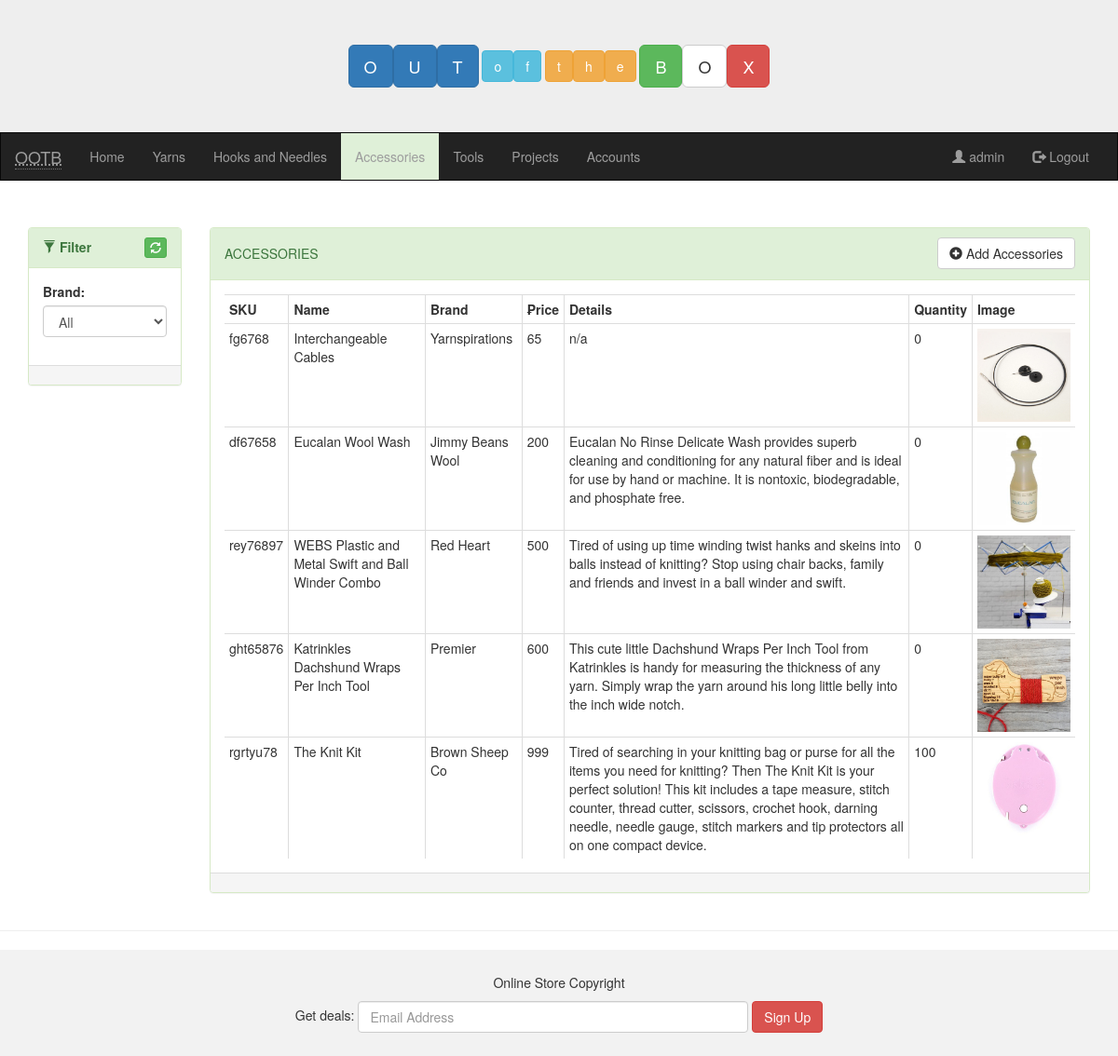
Screenshot of /ootb/admin/accessories/index.php (signed in) with the database file from the repository.
### tables this page shows
CREATE TABLE `ootb_accessories` (
  `product_id` int(11) NOT NULL,
  `product_sku` varchar(250) NOT NULL,
  `product_name` varchar(250) NOT NULL,
  `product_brand` varchar(250) NOT NULL,
  `product_details` varchar(1000) NOT NULL,
  `product_price` varchar(250) NOT NULL,
  `product_quantity` varchar(250) NOT NULL,
  `product_image` varchar(1000) NOT NULL
);

### ootb/admin/accessories/index.php (the view, shortened to what this page needs)
<!DOCTYPE html>
<html lang="en">
<?php
 include("../../include/db.php");
  ?>
<head>
  <link rel="stylesheet" href="https://maxcdn.bootstrapcdn.com/bootstrap/3.3.7/css/bootstrap.min.css">
</head>
<body>
<div class="jumbotron">
  <div class="container text-center">
    <?php include('../../include/header.php'); ?>
  </div>
</div>
<nav class="navbar navbar-inverse">
  <div class="container-fluid">
    <div class="navbar-header">
      <a class="navbar-brand" href="#"><abbr title="Out of the Box">OOTB</abbr></a>
    </div>
    <div class="collapse navbar-collapse" id="myNavbar">
      <ul class="nav navbar-nav">
        <li><a href="../">Home</a></li>
        <li><a href="../yarns">Yarns</a></li>
        <li><a href="../hooks_needles">Hooks and Needles</a></li>
        <li class="bg-success"><a href="#">Accessories</a></li>
        <li><a href="../tools">Tools</a></li>
        <li><a href="../projects">Projects</a></li>
        <li><a href="../accounts">Accounts</a></li>
      </ul>
      <ul class="nav navbar-nav navbar-right">
        <li><a href="#admin"><span class="glyphicon glyphicon-user"></span> <?php echo $_SESSION['login_user']; ?></a></li>
        <li>
          <a href="../../include/logout_exe.php">
          <span class="glyphicon glyphicon-log-out"></span>
           Logout
           </a>
         </li>
      </ul>
    </div>
  </div>
</nav>
<div class="container">
  <div class="row">
    <div class="col-sm-2">
            <div class="panel panel-success">
              <div class="panel-heading">
                <div class="row">
                      <div class="col-sm-8"><b><span class="glyphicon glyphicon-filter"></span> Filter</b></div>
                      <div class="col-sm-4"><a href="http://localhost/ootb/admin/accessories/" class="btn btn-xs btn-success pull-right"><span class="glyphicon glyphicon-refresh"></span></a></div>
                 </div>
              </div>
              <div class="panel-body table-responsive">
                <form>
                  <div class="form-group">
                     <label for="filter_brand">Brand:</label>
                    <select class="form-control filteryarn" id="filter_brand">
                      <option value="all">All</option>
                    </select>
                  </div>
                </form>
              </div>
              <div class="panel-footer"></div>
            </div>
    </div>
    <div class="col-sm-10">
      <div class="panel panel-success">
        <div class="panel-heading">
        <div class="row">
            <div class="col-sm-6">
               <h5>ACCESSORIES</h5>
            </div>
            <div class="col-sm-6">
                <button type="button" class="btn btn-default pull-right" data-toggle="modal" data-target="#myModal3" data-backdrop="static"><span class="glyphicon glyphicon-plus-sign"></span> Add Accessories</button>
            </div>
        </div>
        </div>
        <div class="panel-body table-responsive">
          <table class="table table-condensed table-hover table-bordered">
            <tr>
              <th>SKU</th>
              <th>Name</th>
              <th>Brand</th>
              <th>&#8369rice </th>
              <th>Details</th>
              <th>Quantity</th>
              <th>Image</th>
            </tr>
                          <?php
                    if (isset($_GET['Filter'])) {
                        if ($_GET['brand'] == "all") {
                        $pbrand = "";
                        }else{
                        $pbrand = $_GET['brand'];
                        }
                        $typequery = mysqli_query($con,"SELECT * FROM `ootb_accessories` WHERE product_brand LIKE'%$pbrand%'");
                    }else{
                            $typequery = mysqli_query($con,"SELECT * FROM `ootb_accessories`");
                    }
                            while ($row = mysqli_fetch_assoc($typequery)) { ?>
                            <tr data-toggle="modal" data-target="#myModaledit" class="medit" data-backdrop="static"
                             data-id="<?php echo $row['product_id']; ?>" data-sku="<?php echo $row['product_sku']; ?>" data-name="<?php echo $row['product_name']; ?>" data-brand="<?php echo $row['product_brand']; ?>" data-price="<?php echo $row['product_price']; ?>" data-quantity="<?php echo $row['product_quantity']; ?>" data-details="<?php echo $row['product_details']; ?>" data-image="<?php echo $row['product_image']; ?>">
                            <td><?php echo $row['product_sku']; ?></td>
                            <td><?php echo $row['product_name']; ?></td>
                            <td><?php echo $row['product_brand']; ?></td>
                            <td><?php echo $row['product_price']; ?></td>
                            <td><?php echo $row['product_details']; ?></td>
                            <td><?php echo $row['product_quantity']; ?></td>
                            <td>
                                <img src="../../images/<?php echo $row['product_image']; ?>" width="100px">
                            </td>
                            </tr>
                          <?php  }
                           ?>
          </table>
        </div>
        <div class="panel-footer"></div>
      </div>
    </div>
  </div>
</div>
<hr/>
<footer class="container-fluid text-center">
  <p>Online Store Copyright</p>
  <form class="form-inline">Get deals:
    <input type="email" class="form-control" size="50" placeholder="Email Address">
    <button type="button" class="btn btn-danger">Sign Up</button>
  </form>
</footer>
</body>
</html>

### ootb/admin/accessories/index.php (style rules this page uses)
.navbar { margin-bottom: 50px; border-radius: 0; }
.jumbotron { margin-bottom: 0; }
footer { background-color: #f2f2f2; padding: 25px; }

### rows the page displays
ootb_accessories: product_sku "fg6768", product_name "Interchangeable Cables", product_brand "Yarnspirations", product_price "65", product_details "n/a", product_quantity "0", product_image (picture)
ootb_accessories: product_sku "df67658", product_name "Eucalan Wool Wash", product_brand "Jimmy Beans Wool", product_price "200", product_details "Eucalan No Rinse Delicate Wash provides superb cleaning and conditioning for any natural fiber and is ideal for use by hand or machine. It is nontoxic, biodegradable, and phosphate free.", product_quantity "0", product_image (picture)
ootb_accessories: product_sku "rey76897", product_name "WEBS Plastic and Metal Swift and Ball Winder Combo", product_brand "Red Heart", product_price "500", product_details "Tired of using up time winding twist hanks and skeins into balls instead of knitting? Stop using chair backs, family and friends and invest in a ball winder and swift.", product_quantity "0", product_image (picture)
ootb_accessories: product_sku "ght65876", product_name "Katrinkles Dachshund Wraps Per Inch Tool", product_brand "Premier", product_price "600", product_details "This cute little Dachshund Wraps Per Inch Tool from Katrinkles is handy for measuring the thickness of any yarn. Simply wrap the yarn around his long little belly into the inch wide notch.", product_quantity "0", product_image (picture)
ootb_accessories: product_sku "rgrtyu78", product_name "The Knit Kit", product_brand "Brown Sheep Co", product_price "999", product_details "Tired of searching in your knitting bag or purse for all the items you need for knitting? Then The Knit Kit is your perfect solution! This kit includes a tape measure, stitch counter, thread cutter, scissors, crochet hook, darning needle, needle gauge, stitch markers and tip protectors all on one compact device.", product_quantity "100", product_image (picture)

### other values shown
$_SESSION['login_user'] "admin"
